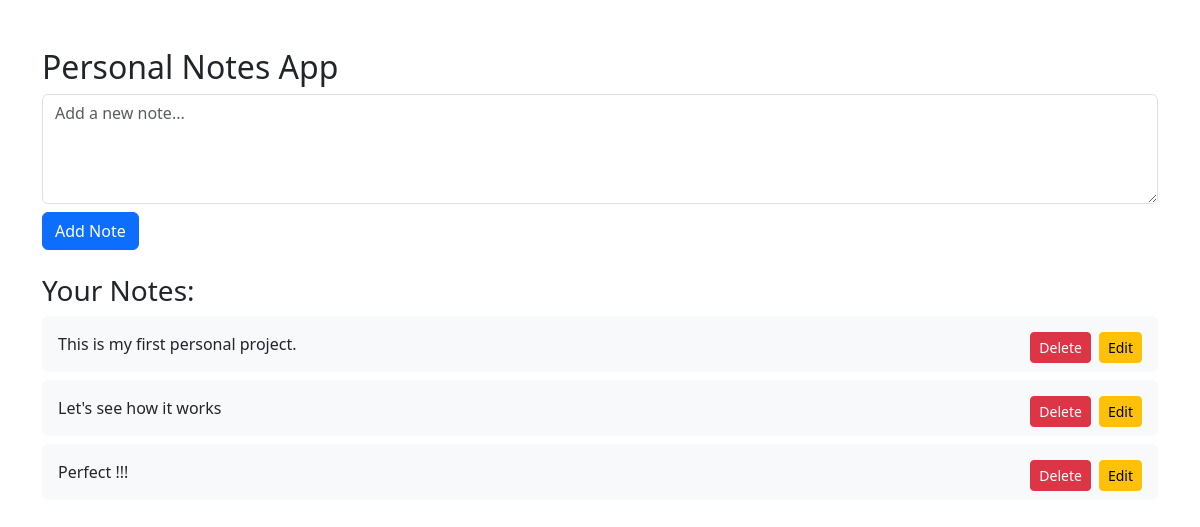
Before: / with the older database file.
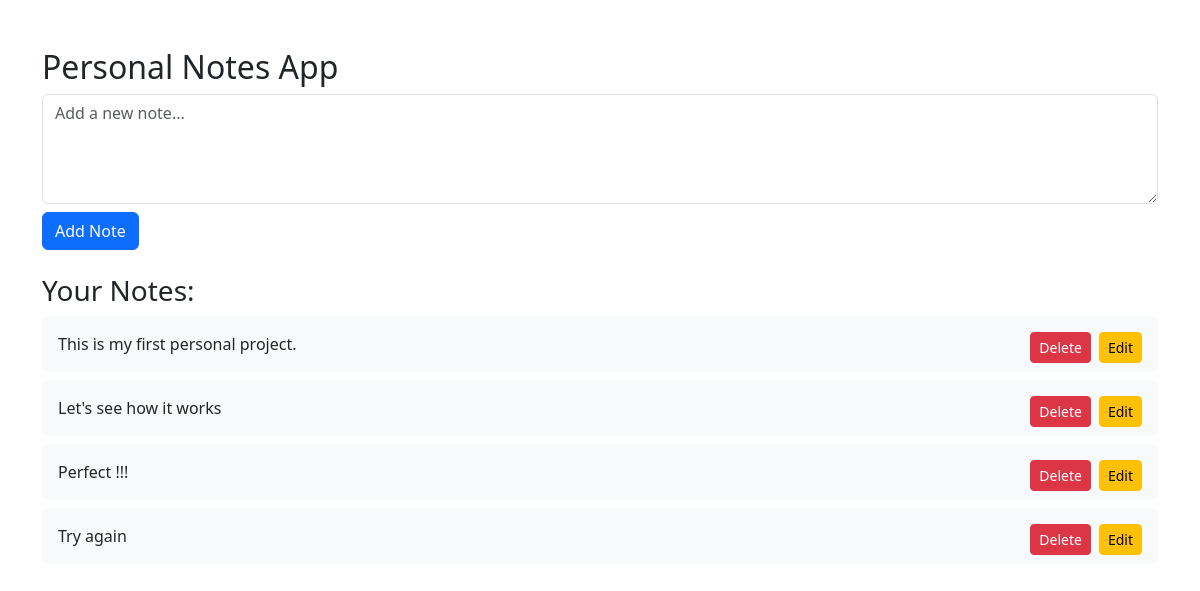
After: the same page with the newer database file.
### tables this page shows
CREATE TABLE notes (
                id INTEGER PRIMARY KEY AUTOINCREMENT,
                content TEXT NOT NULL
            );

### app.py (the view, shortened to what this page needs)
@app.route("/", methods=["GET", "POST"])
def index():
    conn = sqlite3.connect(DB_NAME)
    cursor = conn.cursor()
    cursor.execute("SELECT * FROM notes")
    notes = cursor.fetchall()
    conn.close()
    return render_template("index.html", notes=notes)

### templates/index.html (shortened to what this page needs)
<!DOCTYPE html>
<html>
<head>
    <link href="https://cdn.jsdelivr.net/npm/bootstrap@5.3.2/dist/css/bootstrap.min.css" rel="stylesheet">
</head>
<body class="container mt-5">
    <h2>Personal Notes App</h2>
    <form method="POST" class="mb-4">
        <textarea name="note" class="form-control mb-2" rows="4" placeholder="Add a new note..." required></textarea>
        <button type="submit" class="btn btn-primary">Add Note</button>
    </form>
    <h3>Your Notes:</h3>
    {% for id, note in notes %}
    <div class="note-box p-3 mb-2 bg-light rounded">
        {{ note }}
        <a href="/edit/{{ id }}" class="btn btn-sm btn-warning float-end ms-2">Edit</a>
        <a href="/delete/{{ id }}" class="btn btn-sm btn-danger float-end">Delete</a>
    </div>
    {% endfor %}
</body>
</html>

Changed rows visible on the page:
added notes: content "Try again"
